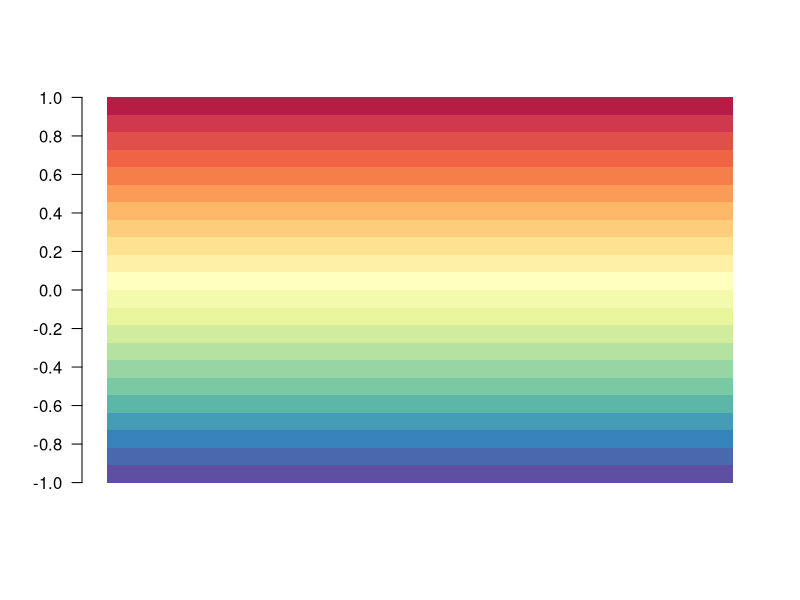

Generate this figure with R:
# Reference: https://stackoverflow.com/questions/9314658/colorbar-from-custom-colorramppalette
  
color.bar <- function(lut, min, max=-min, nticks=11, ticks=seq(min, max, len=nticks), title='') {
  scale = (length(lut)-1)/(max-min)
  
  dev.new(width=1.75, height=5)
  plot(c(0,10), c(min,max), type='n', bty='n', xaxt='n', xlab='', yaxt='n', ylab='', main=title)
  axis(2, ticks, las=1)
  for (i in 1:(length(lut)-1)) {
    y = (i-1)/scale + min
    rect(0,y,10,y+1/scale, col=lut[i], border=NA)
  }
}

library(RColorBrewer)
color.bar(colorRampPalette(rev(brewer.pal(11, "Spectral")))(23), -1)

